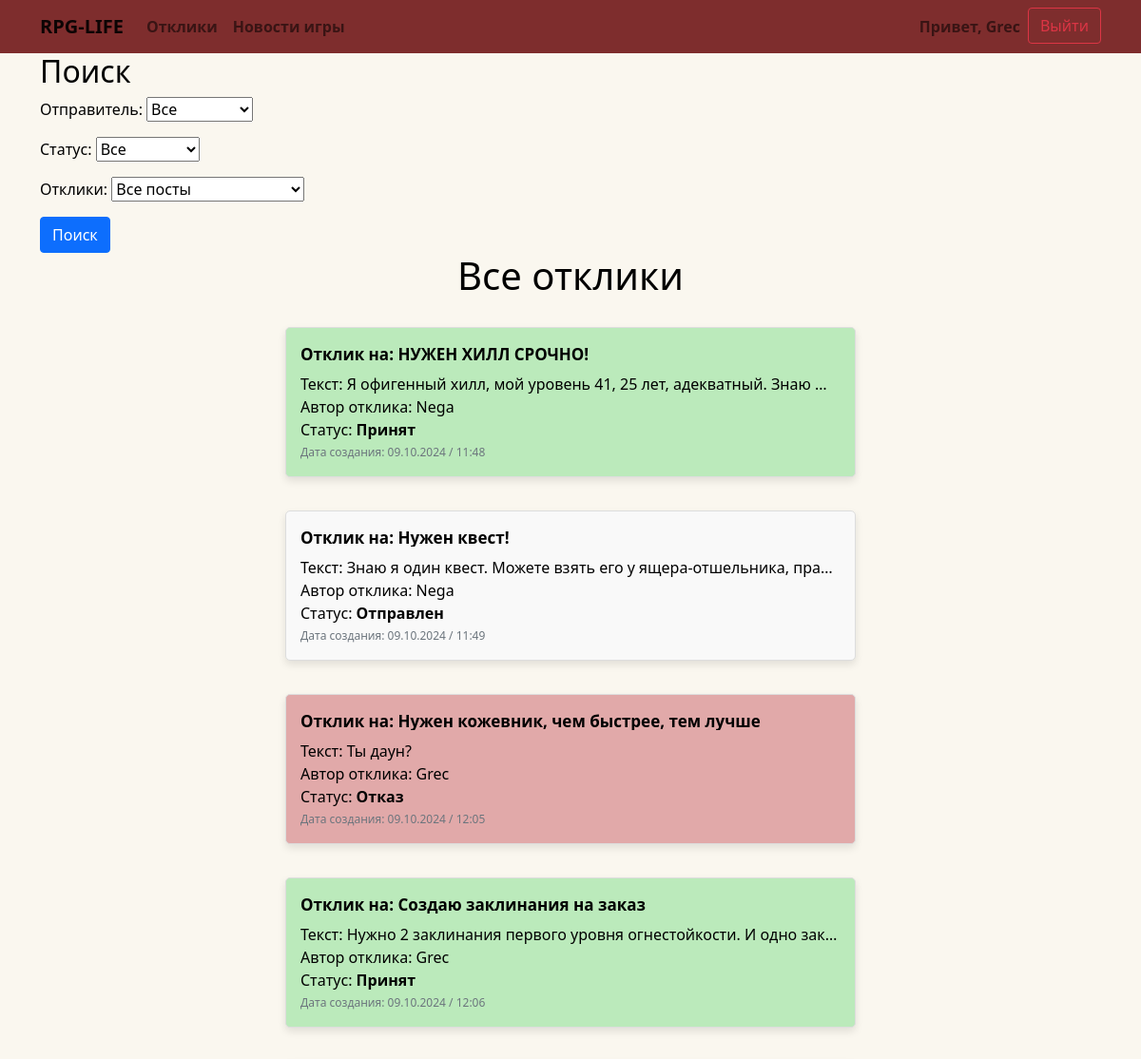
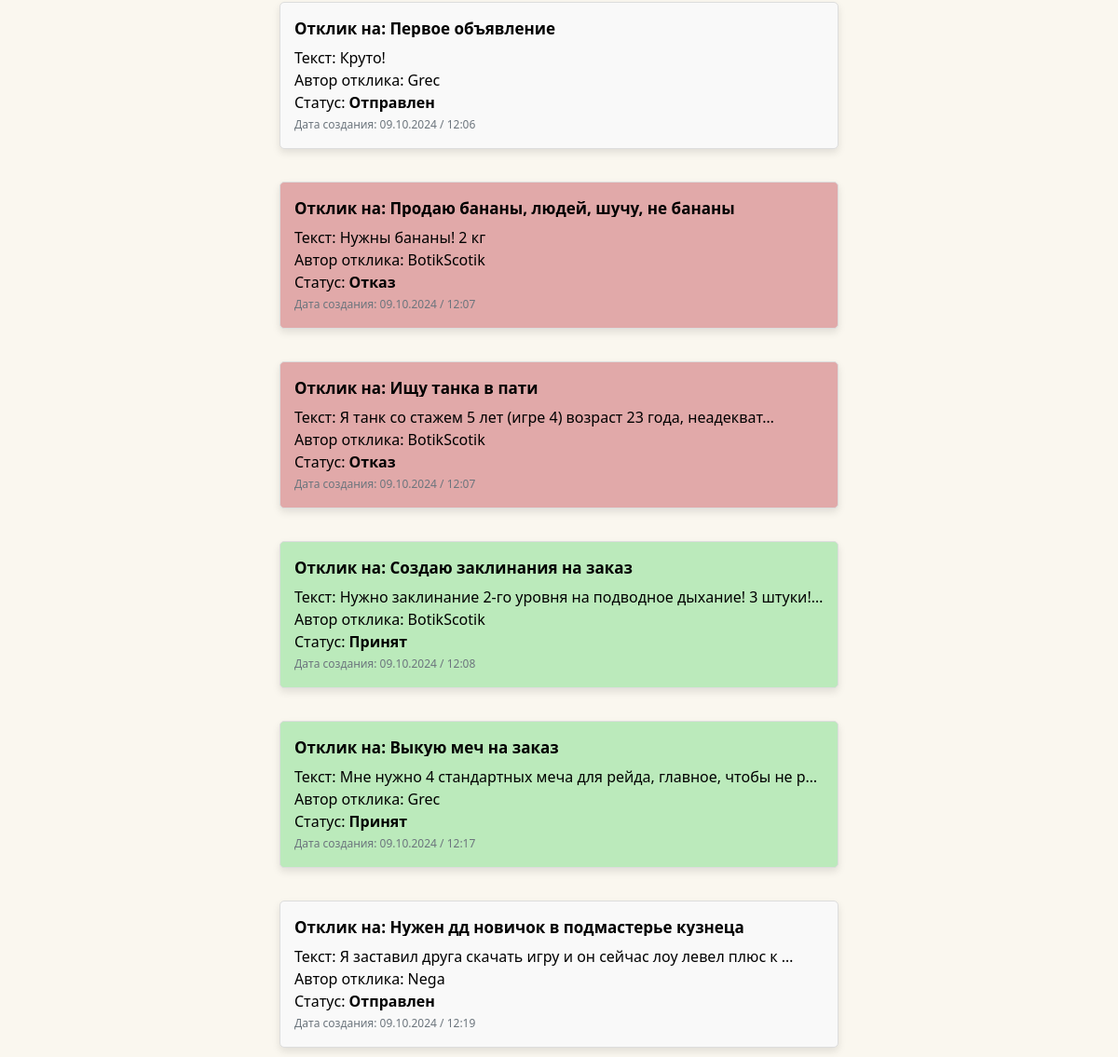
/responses/ (signed in), run on the app's committed database (2 pictures, top to bottom).
### app/models.py (models this page shows, shortened)
class User(AbstractUser):
    code = models.CharField(max_length=20, blank=True, null=True)

class UserResponse(models.Model):
    author = models.ForeignKey(User, on_delete=models.CASCADE)
    post = models.ForeignKey(Post, on_delete=models.CASCADE)
    text = models.TextField(max_length=1024)
    STATUS_CHOICES = [
        ('pending', 'Отправлен'),
        ('accepted', 'Принят'),
        ('rejected', 'Отказ')
    ]
    status = models.CharField(max_length=12, choices=STATUS_CHOICES, default='pending')
    created_at = models.DateTimeField(auto_now_add=True)

class Post(models.Model):
    TYPE = (
        ('tank', 'Танки'),
        ('healer', 'Хилы'),
        ('dd', 'ДД'),
        ('trader', 'Торговцы'),
        ('guildmaster', 'Гилдмастеры'),
        ('quest', 'Квестгиверы'),
        ('blacksmith', 'Кузнецы'),
        ('tanner', 'Кожевники'),
        ('potion', 'Зельевары'),
        ('wizard', 'Мастера заклинаний'),
    )
    title = models.CharField(max_length=48)
    author = models.ForeignKey(Author, on_delete=models.CASCADE, related_name='posts')
    content = CKEditor5Field('Описание', config_name='default')
    created_at = models.DateTimeField(auto_now_add=True)
    category = models.CharField(max_length=16, choices=TYPE, default='quest')
    def __str__(self):
        return self.title

### app/views.py (the view, shortened to what this page needs)
class ResponseList(ListView):
    model = UserResponse
    template_name = 'responses.html'
    context_object_name = 'responses'
    def get_search_form(self):
        return ResponseSearchForm(
            user_posts=Post.objects.filter(author=self.request.user.author),
            data=self.request.GET or None
        )
    def get_context_data(self, **kwargs):  # метод для создания контекстного процессора
        context = super().get_context_data(**kwargs)
        context['form'] = self.get_search_form()
        return context
    def get_queryset(self):  # метод для логики фильтрации
        queryset = UserResponse.objects.all()
        form = self.get_search_form()  # определяем уже созданную форму в метод get_queryset
        return queryset

### app/forms.py
class ResponseSearchForm(forms.Form):
    author = forms.ChoiceField(
        choices=[
            ('all', 'Все'),
            ('outgoing', 'Исходящие'),
            ('incoming', 'Входящие'),
        ],
        required=False,
        label='Отправитель'
    )
    status = forms.ChoiceField(
        choices=[('', 'Все')] + list(UserResponse.STATUS_CHOICES),
        required=False,
        label='Статус'
    )
    post_title = forms.ModelChoiceField(
        queryset=None,
        required=False,
        label='Отклики',
        empty_label='Все посты'
    )
    def __init__(self, *args, **kwargs):
        user_posts = kwargs.pop('user_posts')
        super().__init__(*args, **kwargs)
        if user_posts:
            self.fields['post_title'].queryset = user_posts

### templates/responses.html (shortened to what this page needs)
{% extends 'flatpages/default.html' %}
{% block content %}
    <h2>Поиск</h2>
    <form method="get">
        {{ form.as_p }}
        <button type="submit" class="btn btn-primary">Поиск</button>
    </form>
    <div style="text-align: center;">
        <h1>Все отклики</h1>
    </div>
    <div class="banner-container">
        {% for response in responses %}
            <div class="banner
                {% if response.status == 'pending' %}status-pending
                {% elif response.status == 'accepted' %}status-accepted
                {% elif response.status == 'rejected' %}status-rejected
                {% endif %}">
                    <div class="banner-title">
                        <a href="{% url 'response-detail' response.id %}" class="text-decoration-none">
                            Отклик на: {{ response.post.title|truncatechars:50 }}</a>
                    </div>
                    <div class="banner-content">
                        Текст: {{ response.text|truncatechars:60 }}<br>
                        Автор отклика: {{ response.author.username }}<br>
                        Статус: <b>{{ response.get_status_display }}</b><br>
                    </div>
                    <div class="banner-footer">
                        Дата создания: {{ response.created_at|date:"d.m.Y / H:i" }}<br>
                    </div>
            </div>
            {% empty %}
            <p style="font-size: 20px;"><b>Нет откликов, соответствующих критериям поиска.</b></p>
        {% endfor %}
    </div>
{% endblock %}

### templates/flatpages/default.html (shortened to what this page needs)
<!DOCTYPE html>
<html lang="en">
<head>
    <link rel="stylesheet" href="https://cdnjs.cloudflare.com/ajax/libs/bootstrap/5.1.3/css/bootstrap.min.css">
</head>
<body>
    <nav class="navbar navbar-expand-lg navbar-light custom-nav">
        <div class="container">
            <a class="navbar-brand" href="/posts"><b>RPG-LIFE</b></a>
            <div class="collapse navbar-collapse" id="navbarNav">
                <ul class="navbar-nav me-auto mb-2 mb-lg-0">
                    <li class="nav-item">
                        <a class="nav-link" href="/responses"><b>Отклики</b></a>
                    </li>
                    <li class="nav-item">
                        <a class="nav-link" href="/news"><b>Новости игры</b></a>
                    </li>
                </ul>
                <ul class="navbar-nav ms-auto">
                    {% if user.is_authenticated %}
                        <li class="nav-item">
                            <a class="nav-link" href="#"><b>Привет, {{ user.username }}</b></a>
                        </li>
                        <form method="post" action="{% url 'account_logout' %}">
                            <button type="submit" class="btn btn-outline-danger">Выйти</button>
                        </form>
                    {% endif %}
                </ul>
            </div>
        </div>
    </nav>
    <div class="container">
        {% block content %}
        {% endblock content %}
    </div>
</body>
</html>

### templates/flatpages/default.html (style rules this page uses)
.custom-nav { background-color: #7e2d2d; }
body { background-color: #faf7ef; color: #000000; }

### data on the page
User: username "Grec"
UserResponse: post "НУЖЕН ХИЛЛ СРОЧНО!", text "Я офигенный хилл, мой уровень 41, 25 лет, адекватный. Знаю …", author.username "Nega", status "Принят", created_at "09.10.2024 / 11:48"
UserResponse: post "Нужен квест!", text "Знаю я один квест. Можете взять его у ящера-отшельника, пра…", author.username "Nega", status "Отправлен", created_at "09.10.2024 / 11:49"
UserResponse: post "Нужен кожевник, чем быстрее, тем лучше", text "Ты даун?", author.username "Grec", status "Отказ", created_at "09.10.2024 / 12:05"
UserResponse: post "Создаю заклинания на заказ", text "Нужно 2 заклинания первого уровня огнестойкости. И одно зак…", author.username "Grec", status "Принят", created_at "09.10.2024 / 12:06"
UserResponse: post "Первое объявление", text "Круто!", author.username "Grec", status "Отправлен", created_at "09.10.2024 / 12:06"
UserResponse: post "Продаю бананы, людей, шучу, не бананы", text "Нужны бананы! 2 кг", author.username "BotikScotik", status "Отказ", created_at "09.10.2024 / 12:07"
UserResponse: post "Ищу танка в пати", text "Я танк со стажем 5 лет (игре 4) возраст 23 года, неадекват…", author.username "BotikScotik", status "Отказ", created_at "09.10.2024 / 12:07"
UserResponse: post "Создаю заклинания на заказ", text "Нужно заклинание 2-го уровня на подводное дыхание! 3 штуки!…", author.username "BotikScotik", status "Принят", created_at "09.10.2024 / 12:08"
UserResponse: post "Выкую меч на заказ", text "Мне нужно 4 стандартных меча для рейда, главное, чтобы не р…", author.username "Grec", status "Принят", created_at "09.10.2024 / 12:17"
UserResponse: post "Нужен дд новичок в подмастерье кузнеца", text "Я заставил друга скачать игру и он сейчас лоу левел плюс к …", author.username "Nega", status "Отправлен", created_at "09.10.2024 / 12:19"
